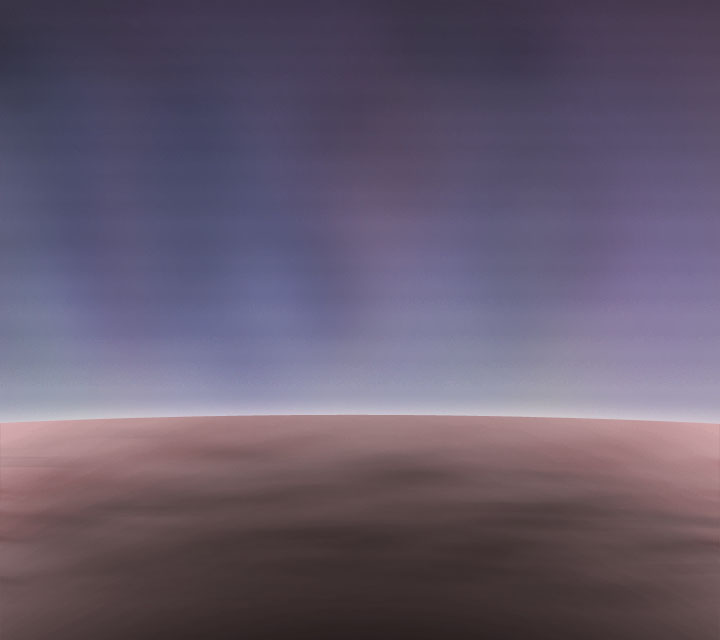
#> input picture overlay/kshootmania/App/imgs/default/bg/cloudy0.jpg, 720 x 640 px, given in place of knob--100.png, which was not available
$ python BuildWallSampleGallery.py ../kshootmania/App/imgs/default/bg
#> lines starting #> are read from the running program, lines starting #| are printed output that depends on the picture; pictures that were not available may be replaced by others from this repository, and a replacement may not be noted
from pathlib import Path
from PIL import Image,ImageDraw,ImageFont
import sys
p=Path(sys.argv[1]);theme=p.name
font=ImageFont.truetype(r"C:\Windows\Fonts\malgun.ttf",15)
small=ImageFont.truetype(r"C:\Windows\Fonts\malgun.ttf",12)
def gallery(names,labels,out,cols,width=270):
#> called with out = 'knob-gallery.png', cols = 3, width = 270
 h=round(width*960/540);rows=(len(names)+cols-1)//cols
 im=Image.new("RGB",(cols*(width+10)+10,rows*(h+42)+40),(17,22,31));d=ImageDraw.Draw(im)
#> after `im = Image.new('RGB', (cols * (width + 10) + 10, rows * (h + 42) + 40)`:
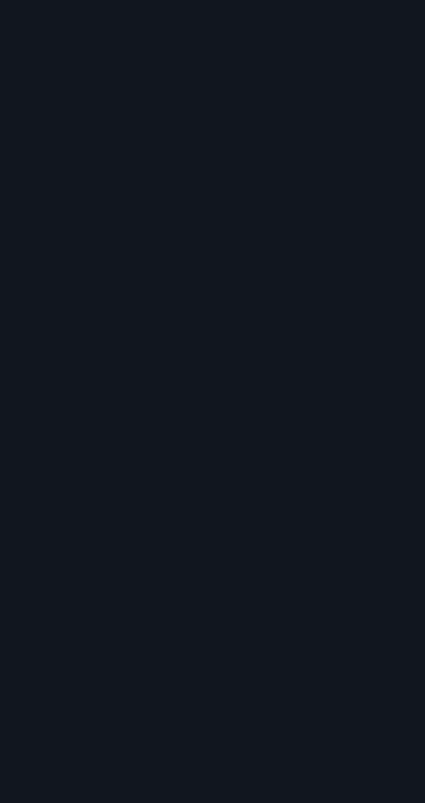
#> im: PIL image 850x1606 RGB (shown at 1/2 size); mean R, G, B 17, 22, 31
 d.text((10,7),theme+" / night / gauge 0%",font=font,fill="white")
 for i,(name,label) in enumerate(zip(names,labels)):
  x=10+i%cols*(width+10);y=38+i//cols*(h+42)
  d.text((x,y),label,font=small,fill="white");im.paste(Image.open(p/name).convert("RGB").resize((width,h)),(x,y+24))
#> after `im.paste(Image.open(p / name).convert('RGB').resize((width, h)), (x, y`:
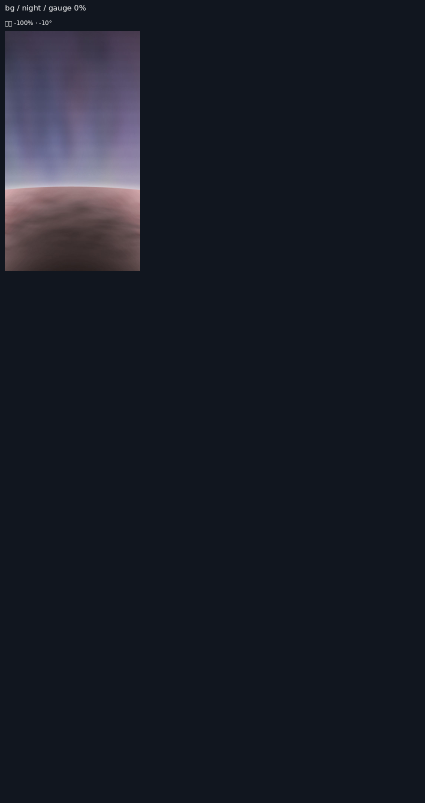
#> im: PIL image 850x1606 RGB (shown at 1/2 size); mean R, G, B 25.1, 28.6, 38.5
#> pass 2 of the loop in gallery, `for i,(name,label) in enumerate(zip(names,labels)):`:
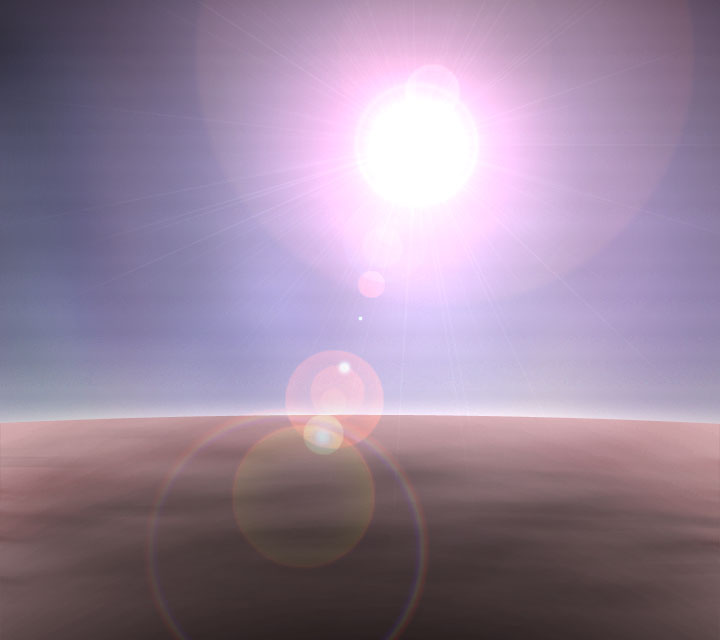
#> input picture overlay/kshootmania/App/imgs/default/bg/cloudy1.jpg, 720 x 640 px, given in place of knob--75.png, which was not available
#> in gallery, `im.paste(Image.open(p / name).convert('RGB').resize((width, h)), (x, y`:
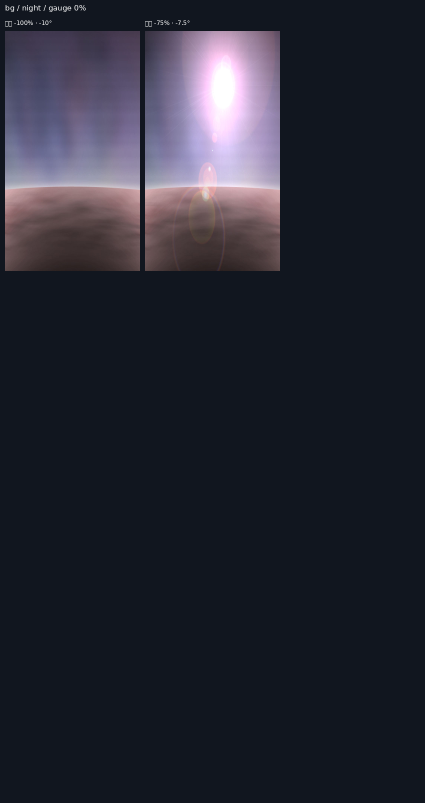
#> im: PIL image 850x1606 RGB (shown at 1/2 size); mean R, G, B 38, 39.1, 50.3
 im.save(p/out)
vals=[-100,-75,-50,-25,0,25,50,75,100]
#> (the run stopped early here; a loop or call above may not have finished)
